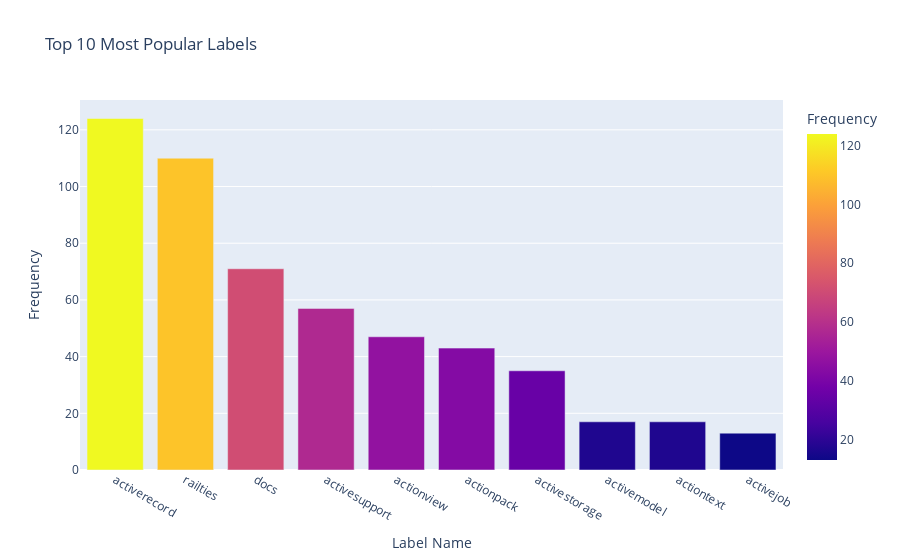

Notebook cell for this chart:
### Code cell
fig = px.bar(labels_frequency_df.head(10),  
             x='Label Name',
             y='Frequency',
             title='Top 10 Most Popular Labels',
             labels={'Label Name': 'Label Name', 'Frequency': 'Frequency'},
             color='Frequency',  
             )


fig.update_layout(xaxis_title="Label Name",
                  yaxis_title="Frequency",
                  xaxis={'categoryorder':'total descending'} 
                  )

fig.show()

### Figure 1 — Plotly figure (JSON) as saved in the notebook; plotly's stock layout.template omitted (floating-point values rounded to 4 significant figures)
{"data": [{"alignmentgroup": "True", "hovertemplate": "Label Name=%{x}<br>Frequency=%{marker.color}<extra></extra>", "legendgroup": "", "marker": {"color": [124, 110, 71, 57, 47, 43, 35, 17, 17, 13], "coloraxis": "coloraxis", "pattern": {"shape": ""}}, "name": "", "offsetgroup": "", "orientation": "v", "showlegend": false, "textposition": "auto", "type": "bar", "x": ["activerecord", "railties", "docs", "activesupport", "actionview", "actionpack", "activestorage", "activemodel", "actiontext", "activejob"], "xaxis": "x", "y": [124, 110, 71, 57, 47, 43, 35, 17, 17, 13], "yaxis": "y"}], "layout": {"barmode": "relative", "coloraxis": {"colorbar": {"title": {"text": "Frequency"}}, "colorscale": [[0, "#0d0887"], [0.1111, "#46039f"], [0.2222, "#7201a8"], [0.3333, "#9c179e"], [0.4444, "#bd3786"], [0.5556, "#d8576b"], [0.6667, "#ed7953"], [0.7778, "#fb9f3a"], [0.8889, "#fdca26"], [1, "#f0f921"]]}, "legend": {"tracegroupgap": 0}, "title": {"text": "Top 10 Most Popular Labels"}, "xaxis": {"anchor": "y", "categoryorder": "total descending", "domain": [0, 1], "title": {"text": "Label Name"}}, "yaxis": {"anchor": "x", "domain": [0, 1], "title": {"text": "Frequency"}}}}
